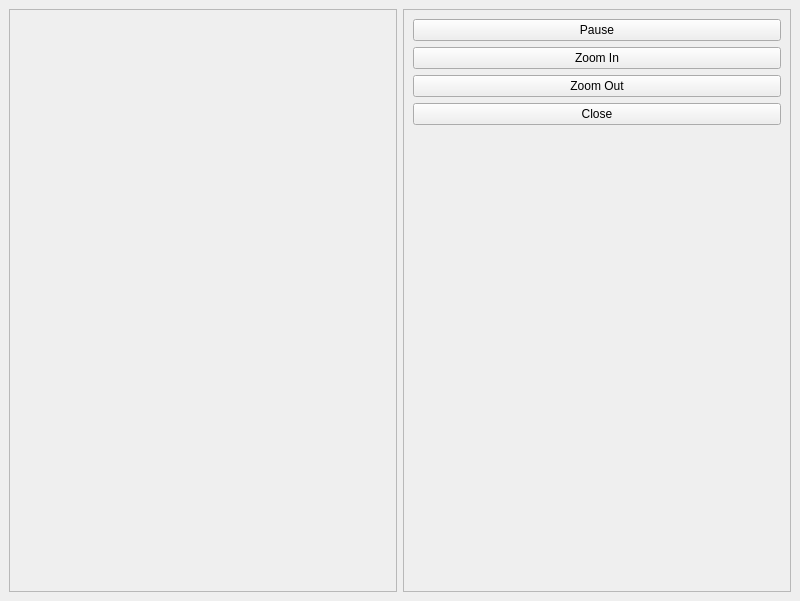
<?xml version="1.0" encoding="UTF-8"?>
<ui version="4.0">
 <class>MainWindow</class>
 <widget class="QMainWindow" name="MainWindow">
  <property name="geometry">
   <rect>
    <x>0</x>
    <y>0</y>
    <width>800</width>
    <height>601</height>
   </rect>
  </property>
  <property name="windowTitle">
   <string>MainWindow</string>
  </property>
  <widget class="QWidget" name="centralwidget">
   <layout class="QGridLayout" name="gridLayout">
    <item row="0" column="1">
     <widget class="QFrame" name="frame">
      <property name="frameShape">
       <enum>QFrame::StyledPanel</enum>
      </property>
      <property name="frameShadow">
       <enum>QFrame::Raised</enum>
      </property>
      <layout class="QVBoxLayout" name="verticalLayout">
       <item>
        <widget class="QPushButton" name="pushButton_2">
         <property name="text">
          <string>Pause</string>
         </property>
        </widget>
       </item>
       <item>
        <widget class="QPushButton" name="pushButton_3">
         <property name="text">
          <string>Zoom In</string>
         </property>
        </widget>
       </item>
       <item>
        <widget class="QPushButton" name="pushButton_4">
         <property name="text">
          <string>Zoom Out</string>
         </property>
        </widget>
       </item>
       <item>
        <widget class="QPushButton" name="pushButton">
         <property name="text">
          <string>Close</string>
         </property>
        </widget>
       </item>
       <item>
        <widget class="QWidget" name="widget_2" native="true"/>
       </item>
      </layout>
     </widget>
    </item>
    <item row="0" column="0">
     <widget class="QFrame" name="frame_2">
      <property name="frameShape">
       <enum>QFrame::StyledPanel</enum>
      </property>
      <property name="frameShadow">
       <enum>QFrame::Raised</enum>
      </property>
      <layout class="QVBoxLayout" name="verticalLayout_2">
       <item>
        <widget class="CustomWidget" name="widget" native="true">
         <zorder>widget_2</zorder>
        </widget>
       </item>
       <item>
        <widget class="CustomWidget" name="widget_3" native="true"/>
       </item>
      </layout>
     </widget>
    </item>
   </layout>
  </widget>
 </widget>
 <customwidgets>
  <customwidget>
   <class>CustomWidget</class>
   <extends>QWidget</extends>
   <header>plotter.h</header>
   <container>1</container>
  </customwidget>
 </customwidgets>
 <resources/>
 <connections/>
</ui>
